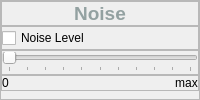
                         <widget class="QFrame" name="Spikeling_Noise_frame">
                          <property name="frameShape">
                           <enum>QFrame::StyledPanel</enum>
                          </property>
                          <property name="frameShadow">
                           <enum>QFrame::Raised</enum>
                          </property>
                          <layout class="QVBoxLayout" name="verticalLayout_25">
                           <property name="spacing">
                            <number>0</number>
                           </property>
                           <property name="leftMargin">
                            <number>0</number>
                           </property>
                           <property name="topMargin">
                            <number>0</number>
                           </property>
                           <property name="rightMargin">
                            <number>0</number>
                           </property>
                           <property name="bottomMargin">
                            <number>0</number>
                           </property>
                           <item>
                            <widget class="QFrame" name="Spikeling_Noise_label_frame">
                             <property name="frameShape">
                              <enum>QFrame::StyledPanel</enum>
                             </property>
                             <property name="frameShadow">
                              <enum>QFrame::Raised</enum>
                             </property>
                             <layout class="QHBoxLayout" name="horizontalLayout_88">
                              <property name="spacing">
                               <number>0</number>
                              </property>
                              <property name="leftMargin">
                               <number>0</number>
                              </property>
                              <property name="topMargin">
                               <number>0</number>
                              </property>
                              <property name="rightMargin">
                               <number>0</number>
                              </property>
                              <property name="bottomMargin">
                               <number>0</number>
                              </property>
                              <item>
                               <widget class="QLabel" name="Spikeling_Noise_label">
                                <property name="styleSheet">
                                 <string notr="true">color: rgb(147, 161, 161);</string>
                                </property>
                                <property name="text">
                                 <string>&lt;html&gt;&lt;head/&gt;&lt;body&gt;&lt;p align=&quot;center&quot;&gt;&lt;span style=&quot; font-size:14pt; font-weight:700;&quot;&gt;Noise&lt;/span&gt;&lt;/p&gt;&lt;/body&gt;&lt;/html&gt;</string>
                                </property>
                               </widget>
                              </item>
                             </layout>
                            </widget>
                           </item>
                           <item>
                            <widget class="QFrame" name="Spikeling_Noise_checkBox_frame">
                             <property name="frameShape">
                              <enum>QFrame::StyledPanel</enum>
                             </property>
                             <property name="frameShadow">
                              <enum>QFrame::Raised</enum>
                             </property>
                             <layout class="QHBoxLayout" name="horizontalLayout_91">
                              <property name="spacing">
                               <number>0</number>
                              </property>
                              <property name="leftMargin">
                               <number>0</number>
                              </property>
                              <property name="topMargin">
                               <number>0</number>
                              </property>
                              <property name="rightMargin">
                               <number>0</number>
                              </property>
                              <property name="bottomMargin">
                               <number>0</number>
                              </property>
                              <item>
                               <widget class="QCheckBox" name="Spikeling_Noise_checkBox">
                                <property name="text">
                                 <string>Noise Level</string>
                                </property>
                               </widget>
                              </item>
                             </layout>
                            </widget>
                           </item>
                           <item>
                            <widget class="QFrame" name="Spikeling_Noise_slider_frame">
                             <property name="frameShape">
                              <enum>QFrame::StyledPanel</enum>
                             </property>
                             <property name="frameShadow">
                              <enum>QFrame::Raised</enum>
                             </property>
                             <layout class="QHBoxLayout" name="horizontalLayout_90">
                              <property name="spacing">
                               <number>0</number>
                              </property>
                              <property name="leftMargin">
                               <number>0</number>
                              </property>
                              <property name="topMargin">
                               <number>0</number>
                              </property>
                              <property name="rightMargin">
                               <number>0</number>
                              </property>
                              <property name="bottomMargin">
                               <number>0</number>
                              </property>
                              <item>
                               <widget class="QSlider" name="Spikeling_Noise_slider">
                                <property name="enabled">
                                 <bool>false</bool>
                                </property>
                                <property name="maximum">
                                 <number>100</number>
                                </property>
                                <property name="orientation">
                                 <enum>Qt::Horizontal</enum>
                                </property>
                                <property name="tickPosition">
                                 <enum>QSlider::TicksBelow</enum>
                                </property>
                                <property name="tickInterval">
                                 <number>10</number>
                                </property>
                               </widget>
                              </item>
                             </layout>
                            </widget>
                           </item>
                           <item alignment="Qt::AlignTop">
                            <widget class="QFrame" name="Spikeling_Noise_value_frame">
                             <property name="frameShape">
                              <enum>QFrame::StyledPanel</enum>
                             </property>
                             <property name="frameShadow">
                              <enum>QFrame::Raised</enum>
                             </property>
                             <layout class="QHBoxLayout" name="horizontalLayout_89">
                              <property name="spacing">
                               <number>0</number>
                              </property>
                              <property name="leftMargin">
                               <number>0</number>
                              </property>
                              <property name="topMargin">
                               <number>0</number>
                              </property>
                              <property name="rightMargin">
                               <number>0</number>
                              </property>
                              <property name="bottomMargin">
                               <number>0</number>
                              </property>
                              <item alignment="Qt::AlignLeft">
                               <widget class="QLabel" name="Spikeling_Noise_0_value">
                                <property name="text">
                                 <string>0</string>
                                </property>
                                <property name="alignment">
                                 <set>Qt::AlignCenter</set>
                                </property>
                               </widget>
                              </item>
                              <item alignment="Qt::AlignRight">
                               <widget class="QLabel" name="Spikeling_Noise_max_value">
                                <property name="text">
                                 <string>max</string>
                                </property>
                                <property name="alignment">
                                 <set>Qt::AlignCenter</set>
                                </property>
                               </widget>
                              </item>
                             </layout>
                            </widget>
                           </item>
                          </layout>
                         </widget>
